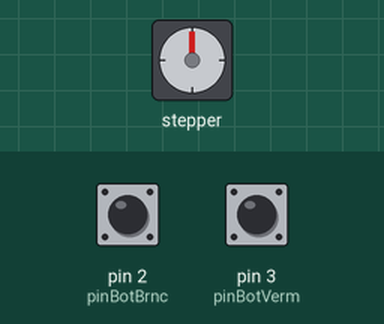
Simulated run of this sketch. Board: Arduino Uno, built with avr-gcc and run on an emulated ATmega328P. On the bench: stepper motor. Wiring (inferred from the names in the program): stepper motor (2048 steps per turn assumed): coils pin 8, pin 9, pin 10, pin 11. The test bench sets the inputs (shaded band); at power-on: pin 2 (pinBotBrnc) HIGH, pin 3 (pinBotVerm) HIGH.

Above: at 1.2 s.
1.3 s: pin 2 (pinBotBrnc) pulled LOW for 1 s
At 3.0 s:
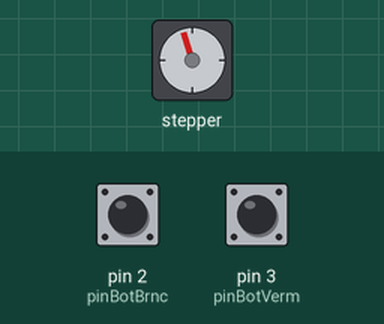
4.3 s: pin 3 (pinBotVerm) pulled LOW for 3.2 s
At 7.8 s:
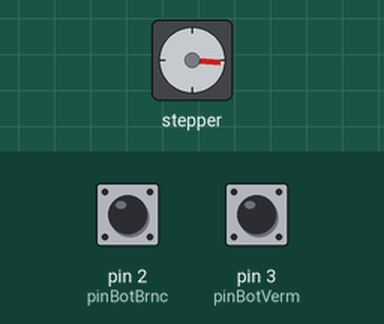
9.0 s: pin 3 (pinBotVerm) pulled LOW for 0.15 s
At 10.3 s:
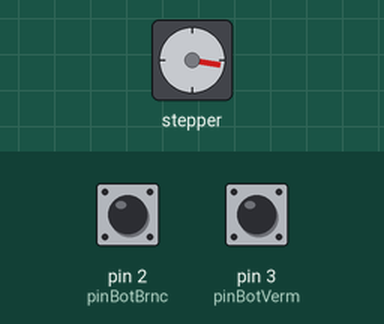
10.6 s: pin 3 (pinBotVerm) pulled LOW for 1 s
At 12.3 s:
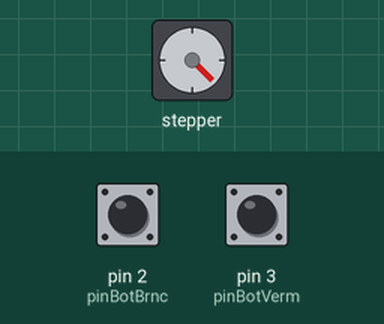
13.1 s: pin 3 (pinBotVerm) pulled LOW for 0.15 s
At 13.6 s:
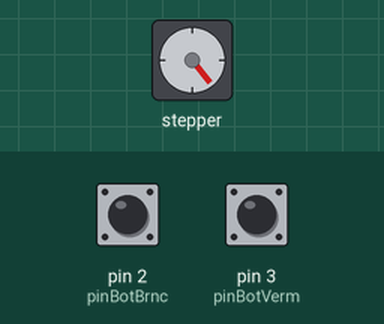
14.7 s: pin 3 (pinBotVerm) pulled LOW for 1 s
At 16.8 s:
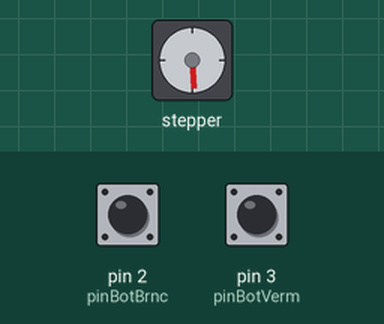
Timing chart, 0 to 18.2 s (numbered marks = the images above; inputs shaded):
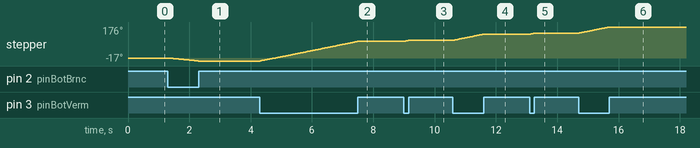

The sketch:

sketch_oct18a.ino
```cpp
/* MOTOR DE PASSO
  Motor de alta precisão que é controlado por uma sequência de pulsos elétricos onde cada pulso faz com que gire um "passo".
  A quantidade de passos por volta determina a precisão do motor.

*/

#include <Stepper.h>

#define delayMotTime 5

#define pinMot1 8
#define pinMot2 9
#define pinMot3 10
#define pinMot4 11

#define pinBotBrnc 2
#define pinBotVerm 3

void setup() {
  // put your setup code here, to run once:
  pinMode(pinMot1, OUTPUT);
  pinMode(pinMot2, OUTPUT);
  pinMode(pinMot3, OUTPUT);
  pinMode(pinMot4, OUTPUT);

  pinMode(pinBotBrnc, INPUT_PULLUP);
  pinMode(pinBotVerm, INPUT_PULLUP);
}

void loop() {

  if(!digitalRead(pinBotBrnc)){
    counterClock();
  }else if(!digitalRead(pinBotVerm)){
    clockwise();
  }else{
    digitalWrite(pinMot1, LOW);
    digitalWrite(pinMot2, LOW);
    digitalWrite(pinMot3, LOW);
    digitalWrite(pinMot4, LOW);
  }
}

void clockwise(){
  delay(delayMotTime);
  digitalWrite(pinMot1, HIGH);
  digitalWrite(pinMot2, HIGH);
  digitalWrite(pinMot4, LOW);
  delay(delayMotTime);
  digitalWrite(pinMot1, LOW);
  digitalWrite(pinMot2, HIGH);
  digitalWrite(pinMot3, HIGH);
  delay(delayMotTime);
  digitalWrite(pinMot2, LOW);
  digitalWrite(pinMot3, HIGH);
  digitalWrite(pinMot4, HIGH);
  delay(delayMotTime);
  digitalWrite(pinMot3, LOW);
  digitalWrite(pinMot4, HIGH);
  digitalWrite(pinMot1, HIGH);
}

void counterClock(){
  delay(delayMotTime);
  digitalWrite(pinMot1, HIGH);
  digitalWrite(pinMot2, HIGH);
  digitalWrite(pinMot4, LOW);
  delay(delayMotTime);
  digitalWrite(pinMot3, LOW);
  digitalWrite(pinMot4, HIGH);
  digitalWrite(pinMot1, HIGH);
  delay(delayMotTime);
  digitalWrite(pinMot2, LOW);
  digitalWrite(pinMot3, HIGH);
  digitalWrite(pinMot4, HIGH);
  delay(delayMotTime);
  digitalWrite(pinMot1, LOW);
  digitalWrite(pinMot2, HIGH);
  digitalWrite(pinMot3, HIGH);
}

void rotate360(){
  for(int i=0; i<512; i++){
    clockwise();
  }
  digitalWrite(pinMot4, LOW);
  digitalWrite(pinMot1, LOW);
}
```

Measured:
- after the input at 1.3 s, stepper: turns 17° counter-clockwise in 0.91 s, starting after 0.08 s
- after the input at 4.3 s, stepper: turns 112° clockwise in 3.2 s, starting at once
- after the input at 10.6 s, stepper: turns 35° clockwise in 0.97 s, starting at once
- after the input at 14.7 s, stepper: turns 35° clockwise in 0.97 s, starting at once
